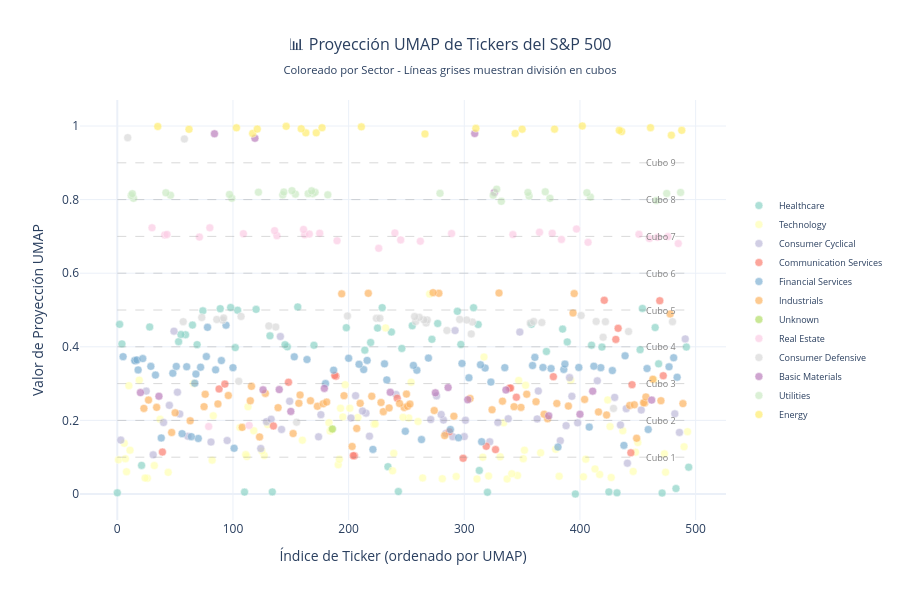

This figure's notebook cell:
### Markdown cell above
### 📈 Visualización Interactiva de la Proyección

### Code cell
# =======================================================
# 📊 VISUALIZACIÓN MEJORADA DE LA PROYECCIÓN UMAP
# =======================================================

print("📊 GENERANDO VISUALIZACIÓN INTERACTIVA DE LA PROYECCIÓN")
print("="*80)

# Crear DataFrame para análisis
# Manejar tanto arrays 1D como 2D
projected_array = np.array(projected_data)

# Asegurar que sea al menos 1D
if projected_array.ndim == 0:
    umap_values = np.array([projected_array.item()] * len(available_tickers))
elif projected_array.ndim == 1:
    umap_values = projected_array
elif projected_array.ndim == 2:
    if projected_array.shape[1] == 1:
        umap_values = projected_array[:, 0]
    else:
        umap_values = projected_array[:, 0]
else:
    umap_values = projected_array.flatten()

projection_df = pd.DataFrame({
    'ticker': available_tickers,
    'umap_value': umap_values,
    'sector': [ticker_info_db.get(t, {}).get('sector', 'Unknown') for t in available_tickers],
    'market_cap': [ticker_info_db.get(t, {}).get('market_cap', 0) for t in available_tickers]
})

# Ordenar por valor UMAP
projection_df = projection_df.sort_values('umap_value')

# Crear visualización interactiva con Plotly
fig = go.Figure()

# Scatter plot con color por sector
sectors = projection_df['sector'].unique()
colors = px.colors.qualitative.Set3

for idx, sector in enumerate(sectors[:15]):  # Top 15 sectores
    sector_data = projection_df[projection_df['sector'] == sector]
    
    fig.add_trace(go.Scatter(
        x=sector_data.index,
        y=sector_data['umap_value'],
        mode='markers',
        name=sector,
        marker=dict(
            size=8,
            color=colors[idx % len(colors)],
            opacity=0.7,
            line=dict(width=0.5, color='white')
        ),
        text=sector_data['ticker'],
        hovertemplate='<b>%{text}</b><br>UMAP: %{y:.3f}<br>Sector: ' + sector + '<extra></extra>'
    ))

# Agregar líneas para marcar los cubos
cube_boundaries = np.linspace(projection_stats['min'], projection_stats['max'], n_cubes + 1)
for i, boundary in enumerate(cube_boundaries[1:-1], 1):
    fig.add_shape(
        type="line",
        x0=0, x1=len(projection_df),
        y0=boundary, y1=boundary,
        line=dict(color="gray", width=1, dash="dash"),
        opacity=0.3
    )
    
    # Anotar número de cubo
    fig.add_annotation(
        x=len(projection_df) * 0.98,
        y=boundary,
        text=f"Cubo {i}",
        showarrow=False,
        font=dict(size=9, color="gray"),
        xanchor='right'
    )

# Layout
fig.update_layout(
    title={
        'text': '📊 Proyección UMAP de Tickers del S&P 500<br><sub>Coloreado por Sector - Líneas grises muestran división en cubos</sub>',
        'x': 0.5,
        'xanchor': 'center',
        'font': {'size': 16}
    },
    xaxis_title="Índice de Ticker (ordenado por UMAP)",
    yaxis_title="Valor de Proyección UMAP",
    height=600,
    hovermode='closest',
    template='plotly_white',
    showlegend=True,
    legend=dict(
        orientation="v",
        yanchor="middle",
        y=0.5,
        xanchor="left",
        x=1.02,
        font=dict(size=9)
    )
)

fig.show()

# Mostrar tabla de sectores por cubo
print("\n📦 DISTRIBUCIÓN DE SECTORES POR CUBO:")
print("-" * 80)

projection_df['cube'] = pd.cut(projection_df['umap_value'], bins=n_cubes, labels=range(n_cubes))

for cube_id in range(n_cubes):
    cube_data = projection_df[projection_df['cube'] == cube_id]
    top_sectors = cube_data['sector'].value_counts().head(3)
    
    print(f"\nCubo {cube_id} ({len(cube_data)} tickers):")
    print(f"   Rango UMAP: [{cube_data['umap_value'].min():.3f}, {cube_data['umap_value'].max():.3f}]")
    print(f"   Top 3 sectores:")
    for sector, count in top_sectors.items():
        print(f"      • {sector}: {count} tickers ({count/len(cube_data)*100:.1f}%)")

print("\n" + "="*80)
print("✅ Visualización generada")
print("="*80)

### Figure 1 — Plotly figure (JSON) as saved in the notebook; plotly's stock layout.template omitted (floating-point values rounded to 4 significant figures)
{"data": [{"hovertemplate": "<b>%{text}</b><br>UMAP: %{y:.3f}<br>Sector: Healthcare<extra></extra>", "marker": {"color": "rgb(141,211,199)", "line": {"color": "white", "width": 0.5}, "opacity": 0.7, "size": 8}, "mode": "markers", "name": "Healthcare", "text": ["RVTY", "WAT", "TMO", "A", "MTD", "CRL", "DHR", "TECH", "IQV", "WST", "MRNA", "ZTS", "IDXX", "ALGN", "VTRS", "PODD", "HCA", "UHS", "ISRG", "COO", "SYK", "ZBH", "DXCM", "EW", "STE", "DVA", "BSX", "MDT", "ABT", "HOLX", "RMD", "BAX", "LH", "DGX", "BIIB", "BDX", "INCY", "REGN", "HSIC", "GILD", "VRTX", "AMGN", "JNJ", "BMY", "MRK", "ABBV", "PFE", "LLY", "MCK", "CAH", "COR", "CVS", "CI", "UNH", "MOH", "HUM", "CNC", "ELV"], "type": "scatter", "x": [396, 471, 432, 0, 320, 110, 134, 425, 243, 483, 313, 494, 234, 21, 468, 371, 214, 452, 246, 102, 419, 492, 147, 170, 410, 145, 69, 297, 4, 219, 389, 53, 272, 132, 59, 55, 237, 385, 225, 198, 465, 28, 255, 65, 312, 2, 358, 277, 294, 74, 104, 120, 89, 454, 308, 229, 98, 156], "y": [0.0, 0.002576, 0.003166, 0.003192, 0.004599, 0.005139, 0.005686, 0.005722, 0.006745, 0.01484, 0.06395, 0.0729, 0.07424, 0.07775, 0.3536, 0.3873, 0.3909, 0.3922, 0.3955, 0.3978, 0.3992, 0.3994, 0.3998, 0.4042, 0.4044, 0.4056, 0.4058, 0.4064, 0.4079, 0.4117, 0.4133, 0.414, 0.4204, 0.4298, 0.4327, 0.4333, 0.4402, 0.4481, 0.4508, 0.4519, 0.4524, 0.4538, 0.4573, 0.4591, 0.4605, 0.461, 0.4611, 0.4633, 0.4964, 0.4977, 0.4994, 0.5017, 0.5036, 0.5041, 0.5061, 0.5064, 0.5069, 0.5083]}, {"hovertemplate": "<b>%{text}</b><br>UMAP: %{y:.3f}<br>Sector: Technology<extra></extra>", "marker": {"color": "rgb(255,255,179)", "line": {"color": "white", "width": 0.5}, "opacity": 0.7, "size": 8}, "mode": "markers", "name": "Technology", "text": ["NVDA", "MPWR", "LRCX", "AMD", "AMAT", "KLAC", "TER", "SMCI", "MCHP", "QCOM", "MU", "ON", "SWKS", "NXPI", "AVGO", "WDC", "ADI", "TXN", "INTC", "STX", "ANET", "FSLR", "CDNS", "AAPL", "FTNT", "SNPS", "ADBE", "PANW", "MSFT", "NOW", "CRWD", "DDOG", "CRM", "WDAY", "INTU", "PLTR", "TYL", "DAY", "PAYC", "ADSK", "PTC", "XYZ", "ACN", "UBER", "EPAM", "ZBRA", "FICO", "CTSH", "TRMB", "FIS", "CPAY", "TEL", "DELL", "HPE", "HPQ", "NTAP", "FFIV", "KEYS", "APH", "JBL", "GRMN", "IT", "GDDY", "CDW", "FTV", "GLW", "CSCO", "TDY", "ADP", "PAYX", "GEN", "BR", "JKHY", "ORCL", "AKAM", "ROP", "VRSN", "MSI", "IBM", "LDOS"], "type": "scatter", "x": [337, 311, 281, 26, 24, 264, 427, 403, 293, 382, 321, 346, 417, 341, 44, 474, 8, 446, 238, 413, 32, 191, 82, 1, 192, 405, 7, 351, 316, 331, 112, 127, 111, 473, 239, 366, 448, 125, 352, 11, 379, 490, 6, 450, 160, 493, 184, 118, 437, 185, 106, 426, 130, 222, 223, 334, 183, 260, 37, 252, 208, 247, 195, 83, 193, 201, 113, 424, 10, 353, 197, 66, 254, 347, 19, 392, 464, 317, 232, 270], "y": [0.04081, 0.04096, 0.04162, 0.0427, 0.04333, 0.04366, 0.04478, 0.04656, 0.04763, 0.04818, 0.04881, 0.05005, 0.0531, 0.05498, 0.05878, 0.05928, 0.06056, 0.06145, 0.06302, 0.06819, 0.07729, 0.07945, 0.09204, 0.09289, 0.09421, 0.09477, 0.09588, 0.09602, 0.1, 0.101, 0.1017, 0.1046, 0.1071, 0.1092, 0.1105, 0.1119, 0.1138, 0.1169, 0.119, 0.1191, 0.1216, 0.1284, 0.1379, 0.14, 0.1462, 0.1694, 0.171, 0.1719, 0.172, 0.1756, 0.1807, 0.1832, 0.1885, 0.1898, 0.1905, 0.1938, 0.1938, 0.1971, 0.2029, 0.2066, 0.2081, 0.2084, 0.2095, 0.2125, 0.2329, 0.2331, 0.2371, 0.2557, 0.2944, 0.2955, 0.297, 0.3006, 0.3039, 0.3086, 0.3094, 0.3094, 0.3107, 0.3722, 0.4514, 0.5433]}, {"hovertemplate": "<b>%{text}</b><br>UMAP: %{y:.3f}<br>Sector: Consumer Cyclical<extra></extra>", "marker": {"color": "rgb(190,186,218)", "line": {"color": "white", "width": 0.5}, "opacity": 0.7, "size": 8}, "mode": "markers", "name": "Consumer Cyclical", "text": ["TSLA", "AMZN", "DASH", "CCL", "NCLH", "RCL", "CMG", "ABNB", "EXPE", "MAR", "MGM", "BKNG", "HLT", "LVS", "WYNN", "DRI", "RL", "TPR", "SBUX", "APTV", "NKE", "DECK", "MHK", "LULU", "LEN", "DHI", "PHM", "NVR", "GM", "F", "LOW", "BBY", "WSM", "HD", "HAS", "ULTA", "TSCO", "AVY", "EBAY", "TJX", "ROST", "LKQ", "GPC", "IP", "BALL", "AMCR", "PKG", "SW", "ROL", "YUM", "DPZ", "ORLY", "AZO", "MCD"], "type": "scatter", "x": [441, 31, 124, 81, 322, 383, 95, 3, 174, 290, 300, 61, 218, 284, 486, 142, 388, 435, 398, 40, 329, 129, 301, 282, 271, 133, 363, 338, 202, 176, 280, 54, 482, 215, 212, 453, 440, 45, 149, 430, 393, 276, 206, 241, 52, 25, 364, 415, 391, 491, 141, 348, 49, 292], "y": [0.08374, 0.1064, 0.1236, 0.1412, 0.1418, 0.1448, 0.1453, 0.1465, 0.1553, 0.1559, 0.156, 0.1569, 0.1572, 0.1645, 0.1674, 0.1754, 0.1857, 0.1878, 0.1933, 0.1943, 0.1946, 0.1966, 0.2003, 0.2008, 0.2023, 0.2032, 0.2039, 0.2044, 0.2065, 0.2155, 0.2161, 0.2176, 0.2178, 0.2197, 0.2256, 0.2282, 0.2319, 0.2409, 0.252, 0.2626, 0.2654, 0.2666, 0.2672, 0.2704, 0.2767, 0.2796, 0.2799, 0.3075, 0.3162, 0.4214, 0.4279, 0.44, 0.4425, 0.4441]}, {"hovertemplate": "<b>%{text}</b><br>UMAP: %{y:.3f}<br>Sector: Communication Services<extra></extra>", "marker": {"color": "rgb(251,128,114)", "line": {"color": "white", "width": 0.5}, "opacity": 0.7, "size": 8}, "mode": "markers", "name": "Communication Services", "text": ["META", "GOOGL", "GOOG", "TTD", "APP", "NFLX", "MTCH", "LYV", "DIS", "IPG", "OMC", "CHTR", "NWS", "NWSA", "TTWO", "CMCSA", "EA", "PSKY", "FOXA", "WBD", "FOX", "TKO", "TMUS", "VZ", "T"], "type": "scatter", "x": [299, 205, 204, 444, 39, 327, 319, 287, 135, 242, 345, 88, 339, 340, 445, 93, 148, 377, 189, 472, 188, 431, 433, 469, 421], "y": [0.09704, 0.104, 0.1042, 0.112, 0.1141, 0.1207, 0.1296, 0.1691, 0.1848, 0.2604, 0.263, 0.2855, 0.2876, 0.2881, 0.2971, 0.2986, 0.3037, 0.3188, 0.3201, 0.3214, 0.3219, 0.4202, 0.4503, 0.5252, 0.5264]}, {"hovertemplate": "<b>%{text}</b><br>UMAP: %{y:.3f}<br>Sector: Financial Services<extra></extra>", "marker": {"color": "rgb(128,177,211)", "line": {"color": "white", "width": 0.5}, "opacity": 0.7, "size": 8}, "mode": "markers", "name": "Financial Services", "text": ["HOOD", "COIN", "PYPL", "TROW", "MSCI", "KKR", "BX", "APO", "MCO", "BLK", "BEN", "IVZ", "V", "MA", "SPGI", "FDS", "BRK-B", "NDAQ", "ICE", "MMC", "WTW", "AON", "BRO", "AXP", "TFC", "KEY", "FITB", "AJG", "CFG", "HBAN", "RF", "PRU", "USB", "MTB", "SYF", "NTRS", "COF", "PNC", "SCHW", "C", "WFC", "BK", "BAC", "AMP", "STT", "PFG", "JPM", "MS", "GS", "RJF", "IBKR", "MET", "AIG", "AFL", "CINF", "HIG", "AIZ", "ERIE", "ALL", "GL", "L", "WRB", "PGR", "EG", "ACGL", "CB", "TRV", "CBOE", "CME"], "type": "scatter", "x": [221, 101, 381, 438, 315, 263, 70, 38, 295, 64, 56, 249, 459, 288, 408, 180, 67, 323, 233, 304, 484, 33, 68, 48, 428, 259, 187, 18, 85, 213, 386, 375, 458, 318, 418, 335, 100, 368, 399, 72, 477, 60, 51, 29, 412, 359, 256, 314, 209, 387, 231, 298, 16, 15, 90, 216, 17, 164, 22, 200, 269, 481, 361, 153, 5, 77, 439, 78, 94], "y": [0.1213, 0.1242, 0.1277, 0.1321, 0.1422, 0.1479, 0.1509, 0.1522, 0.1529, 0.1559, 0.164, 0.1703, 0.1753, 0.1754, 0.1818, 0.3001, 0.301, 0.3041, 0.31, 0.3158, 0.3173, 0.3232, 0.3258, 0.3282, 0.3354, 0.3364, 0.3365, 0.3373, 0.3373, 0.338, 0.3386, 0.3409, 0.341, 0.3423, 0.3433, 0.3433, 0.3433, 0.3439, 0.3439, 0.3446, 0.3456, 0.3458, 0.3467, 0.3468, 0.3473, 0.3492, 0.3495, 0.3512, 0.3525, 0.353, 0.3536, 0.3548, 0.3619, 0.3625, 0.3626, 0.363, 0.3645, 0.3654, 0.3679, 0.3688, 0.3693, 0.3702, 0.3713, 0.3727, 0.3732, 0.3734, 0.3755, 0.4529, 0.4588]}, {"hovertemplate": "<b>%{text}</b><br>UMAP: %{y:.3f}<br>Sector: Industrials<extra></extra>", "marker": {"color": "rgb(253,180,98)", "line": {"color": "white", "width": 0.5}, "opacity": 0.7, "size": 8}, "mode": "markers", "name": "Industrials", "text": ["GNRC", "UAL", "DAL", "LUV", "EFX", "AXON", "GPN", "CPRT", "BLDR", "POOL", "MAS", "TDG", "PNR", "BA", "SWK", "HWM", "LII", "NDSN", "ALLE", "IEX", "DOV", "ITW", "OTIS", "AOS", "ODFL", "CARR", "JBHT", "EXPD", "ROK", "TT", "TXT", "JCI", "CHRW", "FAST", "XYL", "IR", "PWR", "GWW", "EME", "UPS", "UNP", "HUBB", "FDX", "PH", "NSC", "CSX", "ETN", "WAB", "AME", "SNA", "MMM", "URI", "HON", "GE", "CMI", "EMR", "CAT", "PCAR", "J", "DE", "CTAS", "VRSK", "WM", "RSG", "GD", "RTX", "HII", "LMT", "NOC", "LHX"], "type": "scatter", "x": [203, 449, 123, 283, 152, 47, 207, 108, 63, 372, 291, 423, 369, 50, 416, 230, 274, 324, 23, 235, 139, 248, 349, 34, 343, 75, 251, 173, 390, 443, 447, 253, 87, 178, 489, 244, 380, 210, 157, 456, 455, 228, 181, 362, 333, 115, 167, 470, 27, 404, 305, 457, 220, 196, 96, 158, 76, 354, 250, 128, 116, 463, 478, 394, 194, 395, 217, 278, 330, 273], "y": [0.1291, 0.1515, 0.1551, 0.1587, 0.1643, 0.1672, 0.1782, 0.1811, 0.1989, 0.2046, 0.2114, 0.2147, 0.2167, 0.2206, 0.2231, 0.2238, 0.2268, 0.2289, 0.2326, 0.2339, 0.2346, 0.2352, 0.2354, 0.2354, 0.2373, 0.2373, 0.2382, 0.2384, 0.2389, 0.2407, 0.2424, 0.2444, 0.2448, 0.2452, 0.2456, 0.246, 0.2461, 0.2463, 0.2466, 0.2475, 0.2479, 0.2486, 0.2498, 0.2508, 0.2524, 0.2534, 0.2534, 0.2535, 0.2554, 0.2571, 0.2595, 0.2637, 0.2656, 0.2672, 0.2677, 0.2691, 0.271, 0.2711, 0.2715, 0.2734, 0.2926, 0.3119, 0.4893, 0.492, 0.5439, 0.5446, 0.5454, 0.5454, 0.5462, 0.5471]}, {"hovertemplate": "<b>%{text}</b><br>UMAP: %{y:.3f}<br>Sector: Unknown<extra></extra>", "marker": {"color": "rgb(179,222,105)", "line": {"color": "white", "width": 0.5}, "opacity": 0.7, "size": 8}, "mode": "markers", "name": "Unknown", "text": ["FISV"], "type": "scatter", "x": [186], "y": [0.1766]}, {"hovertemplate": "<b>%{text}</b><br>UMAP: %{y:.3f}<br>Sector: Real Estate<extra></extra>", "marker": {"color": "rgb(252,205,229)", "line": {"color": "white", "width": 0.5}, "opacity": 0.7, "size": 8}, "mode": "markers", "name": "Real Estate", "text": ["CBRE", "CSGP", "HST", "WY", "SPG", "KIM", "FRT", "IRM", "REG", "VICI", "VTR", "BXP", "WELL", "DOC", "ARE", "EQR", "O", "AVB", "UDR", "ESS", "CPT", "MAA", "PSA", "EXR", "INVH", "PLD", "DLR", "EQIX", "SBAC", "CCI", "AMT"], "type": "scatter", "x": [79, 114, 226, 485, 407, 262, 190, 245, 384, 460, 467, 71, 476, 138, 41, 162, 342, 43, 451, 166, 109, 289, 376, 175, 240, 365, 136, 161, 397, 80, 30], "y": [0.1834, 0.1864, 0.6676, 0.6805, 0.6839, 0.687, 0.6882, 0.6905, 0.6918, 0.6942, 0.6975, 0.6982, 0.6995, 0.7018, 0.704, 0.7042, 0.7048, 0.7054, 0.7056, 0.7064, 0.7073, 0.7078, 0.7085, 0.7086, 0.7095, 0.7111, 0.7155, 0.7189, 0.7201, 0.7233, 0.7235]}, {"hovertemplate": "<b>%{text}</b><br>UMAP: %{y:.3f}<br>Sector: Consumer Defensive<extra></extra>", "marker": {"color": "rgb(217,217,217)", "line": {"color": "white", "width": 0.5}, "opacity": 0.7, "size": 8}, "mode": "markers", "name": "Consumer Defensive", "text": ["EL", "TGT", "COST", "SYY", "MNST", "TSN", "LW", "DLTR", "DG", "KO", "PEP", "PM", "MO", "TAP", "BF-B", "WMT", "KDP", "STZ", "PG", "CL", "MKC", "KR", "KMB", "CHD", "MDLZ", "HRL", "HSY", "CLX", "CAG", "KHC", "K", "CPB", "GIS", "SJM", "BG", "ADM"], "type": "scatter", "x": [155, 429, 105, 420, 306, 442, 285, 137, 131, 267, 357, 367, 307, 422, 57, 480, 258, 414, 360, 91, 302, 268, 265, 86, 296, 224, 227, 92, 73, 261, 257, 107, 199, 401, 58, 9], "y": [0.1952, 0.2326, 0.3062, 0.426, 0.435, 0.4415, 0.4444, 0.4537, 0.4568, 0.4648, 0.4649, 0.4658, 0.4673, 0.4683, 0.4683, 0.4684, 0.4687, 0.469, 0.469, 0.4727, 0.4728, 0.4731, 0.4733, 0.4742, 0.4744, 0.4773, 0.4773, 0.4783, 0.4796, 0.4801, 0.4823, 0.4825, 0.4838, 0.485, 0.9647, 0.9683]}, {"hovertemplate": "<b>%{text}</b><br>UMAP: %{y:.3f}<br>Sector: Basic Materials<extra></extra>", "marker": {"color": "rgb(188,128,189)", "line": {"color": "white", "width": 0.5}, "opacity": 0.7, "size": 8}, "mode": "markers", "name": "Basic Materials", "text": ["PPG", "SHW", "ECL", "VMC", "MLM", "APD", "LIN", "ALB", "IFF", "STLD", "NUE", "DD", "DOW", "FCX", "LYB", "NEM", "CTVA", "CF", "MOS"], "type": "scatter", "x": [373, 400, 150, 462, 303, 36, 275, 20, 236, 411, 336, 126, 140, 179, 286, 326, 119, 84, 309], "y": [0.2123, 0.2168, 0.2245, 0.2551, 0.2561, 0.2657, 0.2749, 0.2755, 0.2763, 0.2795, 0.2827, 0.283, 0.2837, 0.287, 0.2892, 0.8195, 0.9666, 0.9789, 0.9795]}, {"hovertemplate": "<b>%{text}</b><br>UMAP: %{y:.3f}<br>Sector: Utilities<extra></extra>", "marker": {"color": "rgb(204,235,197)", "line": {"color": "white", "width": 0.5}, "opacity": 0.7, "size": 8}, "mode": "markers", "name": "Utilities", "text": ["NRG", "VST", "AES", "PPL", "CNP", "SRE", "PEG", "AEE", "AWK", "NEE", "DTE", "FE", "CMS", "EIX", "EVRG", "AEP", "ES", "WEC", "LNT", "ATO", "SO", "PCG", "XEL", "EXC", "D", "DUK", "PNW", "ETR", "ED", "NI"], "type": "scatter", "x": [332, 466, 14, 374, 99, 409, 356, 12, 46, 325, 143, 182, 97, 154, 169, 13, 165, 475, 279, 42, 406, 355, 487, 171, 122, 144, 370, 168, 151, 328], "y": [0.7952, 0.7976, 0.8034, 0.8036, 0.8036, 0.8068, 0.8095, 0.8112, 0.8119, 0.812, 0.8128, 0.8129, 0.8139, 0.8148, 0.8156, 0.8161, 0.8162, 0.8167, 0.8169, 0.8186, 0.8188, 0.8193, 0.8194, 0.8197, 0.8201, 0.8205, 0.8212, 0.8238, 0.8242, 0.8284]}, {"hovertemplate": "<b>%{text}</b><br>UMAP: %{y:.3f}<br>Sector: Energy<extra></extra>", "marker": {"color": "rgb(255,237,111)", "line": {"color": "white", "width": 0.5}, "opacity": 0.7, "size": 8}, "mode": "markers", "name": "Energy", "text": ["WMB", "KMI", "OKE", "CTRA", "EQT", "EXE", "TRGP", "XOM", "TPL", "BKR", "OXY", "PSX", "CVX", "EOG", "MPC", "COP", "FANG", "VLO", "HAL", "APA", "DVN", "SLB"], "type": "scatter", "x": [479, 266, 344, 117, 163, 172, 436, 488, 434, 62, 350, 378, 121, 159, 310, 103, 177, 461, 211, 35, 146, 402], "y": [0.9751, 0.9784, 0.9798, 0.9798, 0.9814, 0.9814, 0.9849, 0.9881, 0.9882, 0.9909, 0.9913, 0.9915, 0.9917, 0.9924, 0.9936, 0.9951, 0.9953, 0.9955, 0.9976, 0.9987, 0.999, 1.0]}], "layout": {"annotations": [{"font": {"color": "gray", "size": 9}, "showarrow": false, "text": "Cubo 1", "x": 485.1, "xanchor": "right", "y": 0.1}, {"font": {"color": "gray", "size": 9}, "showarrow": false, "text": "Cubo 2", "x": 485.1, "xanchor": "right", "y": 0.2}, {"font": {"color": "gray", "size": 9}, "showarrow": false, "text": "Cubo 3", "x": 485.1, "xanchor": "right", "y": 0.3}, {"font": {"color": "gray", "size": 9}, "showarrow": false, "text": "Cubo 4", "x": 485.1, "xanchor": "right", "y": 0.4}, {"font": {"color": "gray", "size": 9}, "showarrow": false, "text": "Cubo 5", "x": 485.1, "xanchor": "right", "y": 0.5}, {"font": {"color": "gray", "size": 9}, "showarrow": false, "text": "Cubo 6", "x": 485.1, "xanchor": "right", "y": 0.6}, {"font": {"color": "gray", "size": 9}, "showarrow": false, "text": "Cubo 7", "x": 485.1, "xanchor": "right", "y": 0.7}, {"font": {"color": "gray", "size": 9}, "showarrow": false, "text": "Cubo 8", "x": 485.1, "xanchor": "right", "y": 0.8}, {"font": {"color": "gray", "size": 9}, "showarrow": false, "text": "Cubo 9", "x": 485.1, "xanchor": "right", "y": 0.9}], "height": 600, "hovermode": "closest", "legend": {"font": {"size": 9}, "orientation": "v", "x": 1.02, "xanchor": "left", "y": 0.5, "yanchor": "middle"}, "shapes": [{"line": {"color": "gray", "dash": "dash", "width": 1}, "opacity": 0.3, "type": "line", "x0": 0, "x1": 495, "y0": 0.1, "y1": 0.1}, {"line": {"color": "gray", "dash": "dash", "width": 1}, "opacity": 0.3, "type": "line", "x0": 0, "x1": 495, "y0": 0.2, "y1": 0.2}, {"line": {"color": "gray", "dash": "dash", "width": 1}, "opacity": 0.3, "type": "line", "x0": 0, "x1": 495, "y0": 0.3, "y1": 0.3}, {"line": {"color": "gray", "dash": "dash", "width": 1}, "opacity": 0.3, "type": "line", "x0": 0, "x1": 495, "y0": 0.4, "y1": 0.4}, {"line": {"color": "gray", "dash": "dash", "width": 1}, "opacity": 0.3, "type": "line", "x0": 0, "x1": 495, "y0": 0.5, "y1": 0.5}, {"line": {"color": "gray", "dash": "dash", "width": 1}, "opacity": 0.3, "type": "line", "x0": 0, "x1": 495, "y0": 0.6, "y1": 0.6}, {"line": {"color": "gray", "dash": "dash", "width": 1}, "opacity": 0.3, "type": "line", "x0": 0, "x1": 495, "y0": 0.7, "y1": 0.7}, {"line": {"color": "gray", "dash": "dash", "width": 1}, "opacity": 0.3, "type": "line", "x0": 0, "x1": 495, "y0": 0.8, "y1": 0.8}, {"line": {"color": "gray", "dash": "dash", "width": 1}, "opacity": 0.3, "type": "line", "x0": 0, "x1": 495, "y0": 0.9, "y1": 0.9}], "showlegend": true, "title": {"font": {"size": 16}, "text": "📊 Proyección UMAP de Tickers del S&P 500<br><sub>Coloreado por Sector - Líneas grises muestran división en cubos</sub>", "x": 0.5, "xanchor": "center"}, "xaxis": {"title": {"text": "Índice de Ticker (ordenado por UMAP)"}}, "yaxis": {"title": {"text": "Valor de Proyección UMAP"}}}}
